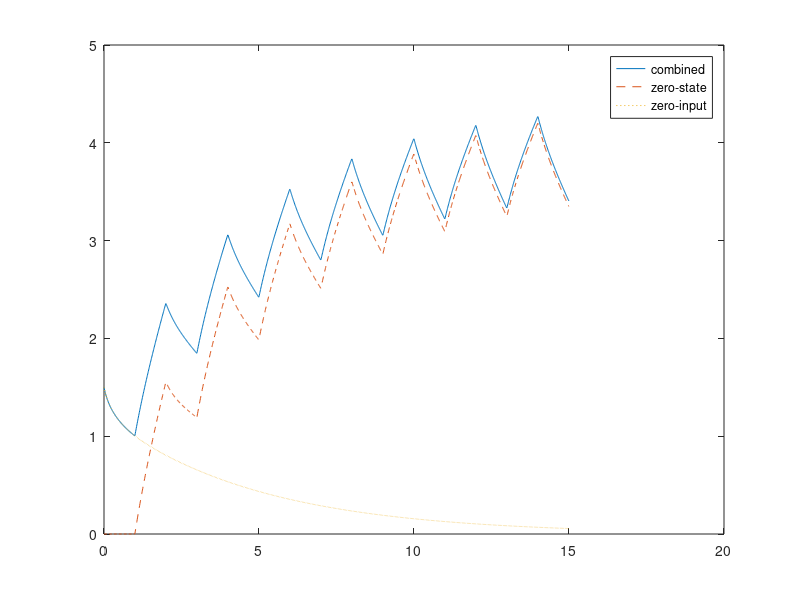

Recreate this plot in MATLAB.
%% ZIZO response
clear all;
close all;
clc;
%%% zero-state and zero-input response
A=[-10 0 0 1;0.5 -3 0 1;0 2 -2 0;0 1 1 -1];
B=[1;1;0;1];C=[0 1 0 1];
D=0;
sys=ss(A,B,C,D); 
t=0:0.01:15;
%%%%%%%%%%%%%%%%%%%%%%%%%%%%%%%%%%%%%%%%%%
%%% get the zero-state response
%% generate the input signal using the command gensig
U=gensig('square',2,15,0.01);
%%% get the response due to signal u, assume zero I.C.'s
x0=[0;0;0;0];  %%% define initial conditions
[yzs,xzs]=lsim(sys,U,t,x0);
%%%%%%%%%%%%%%%%%%%%%%%%%%%%%%%%%%%%%%%
%%%%% now find the zero-input response
%%% use the command initial
x0=[-1;0.5;0;1];
[yzi,xzi]=initial(sys,x0,t);
%%%%%%%%%%%%%%%%%%%%%%%%%%%%%%%%%%%%%%%%
%% Now find the response due to both u and x0
[y,x]=lsim(sys,U,t,x0);
%%%%%%%%%%%%%%%%%%%%%%%%%
%% compare
figure;
plot(t,y,t,yzs,'--',t,yzi,':')
legend('combined','zero-state','zero-input')
